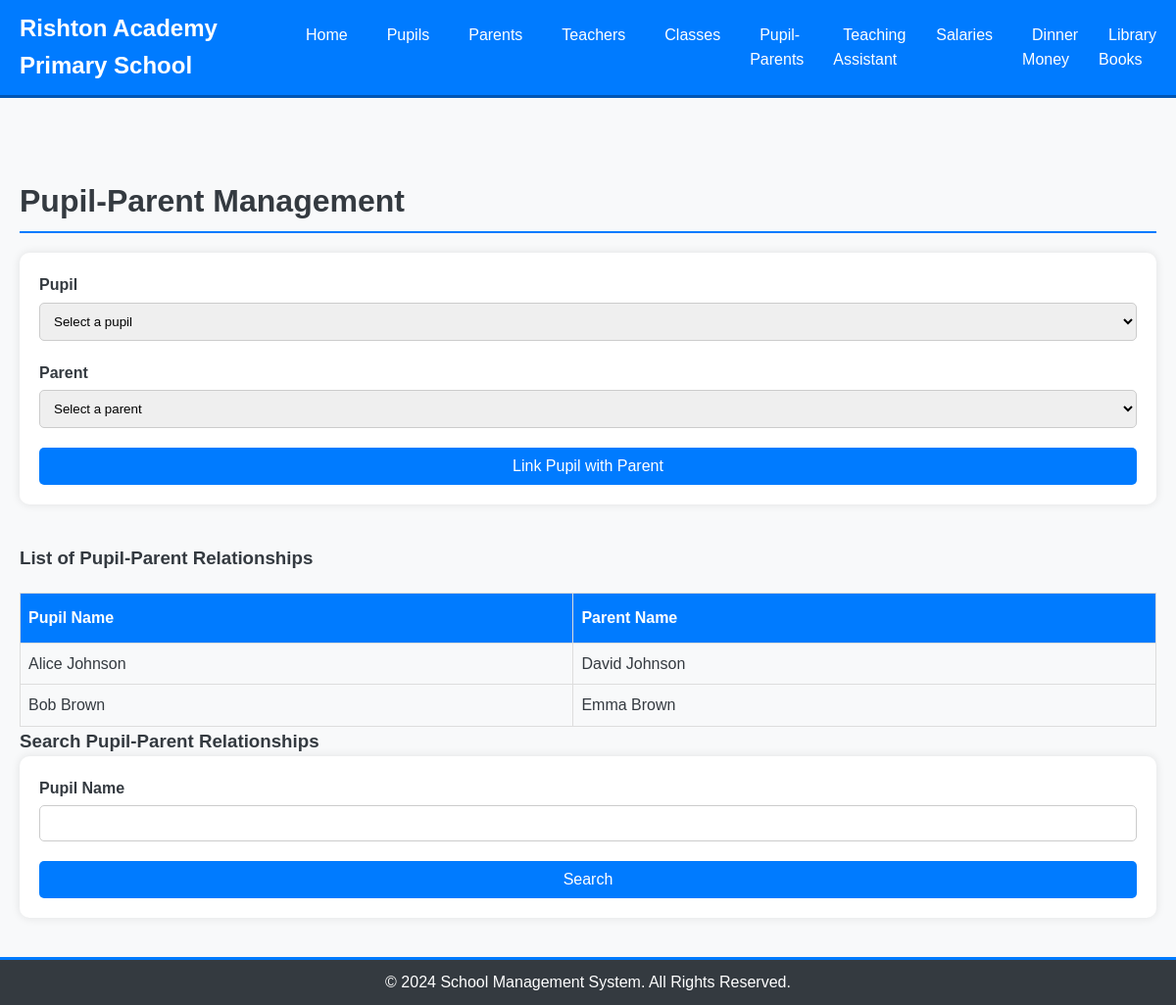
/pupil_parents.php, run on the app's committed database.
### tables this page shows
CREATE TABLE `Pupils` (
  `PupilID` int(11) NOT NULL,
  `Name` varchar(255) NOT NULL,
  `Address` varchar(255) NOT NULL,
  `MedicalInfo` text NOT NULL,
  `ClassID` int(11) DEFAULT NULL
);

CREATE TABLE `Parents` (
  `ParentID` int(11) NOT NULL,
  `Name` varchar(255) NOT NULL,
  `Address` varchar(255) NOT NULL,
  `Email` varchar(255) DEFAULT NULL,
  `Phone` varchar(255) DEFAULT NULL
);

### pupil_parents.php (the view, shortened to what this page needs)
<?php include 'templates/layout.php'; ?>
<?php include 'includes/db_connect.php'; ?>
<div class="container">
    <section class="pupil-parents-management">
        <h2>Pupil-Parent Management</h2>
        <form method="post" action="pupil_parents.php" class="form-pupil-parent">
            <div class="form-group">
                <label for="pupil_id">Pupil</label>
                <select id="pupil_id" name="pupil_id" required>
                    <option value="">Select a pupil</option>
                </select>
            </div>
            <div class="form-group">
                <label for="parent_id">Parent</label>
                <select id="parent_id" name="parent_id" required>
                    <option value="">Select a parent</option>
                </select>
            </div>
            <button type="submit" name="link_pupil_parent" class="btn btn-primary">Link Pupil with Parent</button>
        </form>
        <h3>List of Pupil-Parent Relationships</h3>
        <table class="pupil-parents-table">
            <thead>
                <tr>
                    <th>Pupil Name</th>
                    <th>Parent Name</th>
                </tr>
            </thead>
            <tbody>
                <?php
                $result = $link->query("
                    SELECT Pupils.Name AS PupilName, Parents.Name AS ParentName
                    FROM PupilParent
                    JOIN Pupils ON PupilParent.PupilID = Pupils.PupilID
                    JOIN Parents ON PupilParent.ParentID = Parents.ParentID
                ");
                while($row = $result->fetch_assoc()) {
                    echo "<tr>
                            <td>" . $row['PupilName'] . "</td>
                            <td>" . $row['ParentName'] . "</td>
                        </tr>";
                }
                ?>
            </tbody>
        </table>
        <h3>Search Pupil-Parent Relationships</h3>
        <form method="get" action="pupil_parents.php" class="form-pupil-parent">
            <div class="form-group">
                <label for="search_pupil_name">Pupil Name</label>
                <input type="text" id="search_pupil_name" name="search_pupil_name" required>
            </div>
            <button type="submit" name="search_pupil_parent" class="btn btn-primary">Search</button>
        </form>
    </section>
</div>
<footer>
    <div class="container">
        <p>&copy; 2024 School Management System. All Rights Reserved.</p>
    </div>
</footer>
</body>
</html>

### css/styles.css (style rules this page uses)
* { margin: 0; padding: 0; box-sizing: border-box; font-family: Arial, sans-serif; }
body { background-color: #f8f9fa; color: #343a40; line-height: 1.6; }
.container { max-width: 1200px; margin: auto; padding: 0 20px; }
footer { background: #343a40; color: #fff; text-align: center; padding: 10px 0; border-top: 3px solid #007bff; }
footer p { margin: 0; }
.form-group { margin-bottom: 20px; }
.form-group label { margin-bottom: 5px; display: block; font-weight: bold; }
.form-group input, .form-group textarea, .form-group select { width: 100%; padding: 10px; border-radius: 5px; border: 1px solid #ccc; }
.btn { background: #007bff; color: #fff; padding: 10px 20px; text-decoration: none; border-radius: 5px; transition: background 0.3s; cursor: pointer; border: none; font-size: 1em; }
.pupil-parents-management { margin-top: 40px; }
.pupil-parents-management h2 { font-size: 2em; margin-bottom: 20px; border-bottom: 2px solid #007bff; padding-bottom: 5px; }
.form-pupil-parent { display: flex; flex-direction: column; margin-bottom: 40px; padding: 20px; background: #fff; border-radius: 10px; box-shadow: 0 0 10px rgba(0, 0, 0, 0.1); }
.pupil-parents-table { width: 100%; border-collapse: collapse; margin-top: 20px; }
.pupil-parents-table th, .pupil-parents-table td { border: 1px solid #ddd; padding: 8px; text-align: left; }
.pupil-parents-table th { background-color: #007bff; color: white; padding-top: 12px; padding-bottom: 12px; }
.form-group input, .form-group select { width: 100%; padding: 10px; border-radius: 5px; border: 1px solid #ccc; }

### data on the page
pupils: Name "Alice Johnson", parents.Name "David Johnson"
pupils: Name "Bob Brown", parents.Name "Emma Brown"
